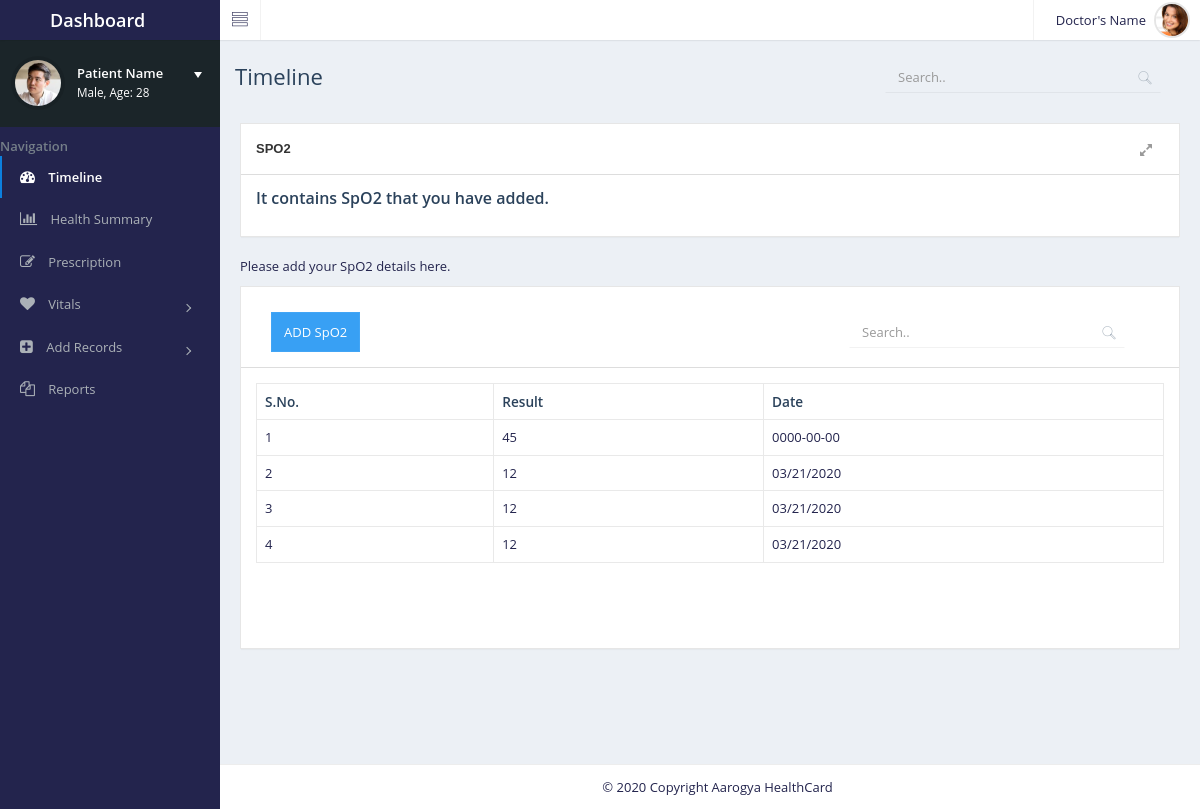
Screenshot of /spo2.php with the database file from the repository.
### tables this page shows
CREATE TABLE `u_spo2` (
  `sp_id` int(15) NOT NULL,
  `u_id` varchar(15) NOT NULL,
  `result` varchar(20) DEFAULT NULL,
  `udate` text,
  `notes` text
);

### spo2.php (the view, shortened to what this page needs)
<?php include "C:/xampp/htdocs/New folder/aarogyahealth-master/dashboard/dbconnect.php"?>
<?php
    $disp=$mysqli->query("SELECT * from u_spo2");
?>
<!DOCTYPE html>
<html lang="en">
<head>
    <link href="assets/plugins/bootstrap/css/bootstrap.min.css" rel="stylesheet">
    <link href="assets/css/essentials.css" rel="stylesheet" type="text/css" />
    <link href="assets/css/layout.css" rel="stylesheet" type="text/css" />
    <link href="assets/css/jais.css" rel="stylesheet">
    <link href="assets/css/demo/jais-demo-icons.css" rel="stylesheet">
     <link href = "https://code.jquery.com/ui/1.10.4/themes/ui-lightness/jquery-ui.css" rel = "stylesheet">
</head>
<body>
    <div id="container" class="effect aside-float aside-bright mainnav-lg">
        <header id="navbar">
            <div id="navbar-container" class="boxed">
                <div class="navbar-header">
                    <a href="index.html" class="navbar-brand">
                        <div class="brand-title">
                            <span class="brand-text">Dashboard</span>
                        </div>
                    </a>
                </div>
                <div class="navbar-content clearfix">
                    <ul class="nav navbar-top-links pull-left">
                        <li class="tgl-menu-btn">
                            <a class="mainnav-toggle" href="#">
                                <i class="demo-pli-view-list"></i>
                            </a>
                        </li>
                    </ul>
                    <ul class="nav navbar-top-links pull-right">
                        <li id="dropdown-user" class="dropdown">
                            <a href="#" data-toggle="dropdown" class="dropdown-toggle text-right">
                                <span class="pull-right">
                                    <img class="img-circle img-user media-object" src="assets/images/9.png" alt="Profile Picture">
                                </span>
                                <div class="username hidden-xs">Doctor's Name</div>
                            </a>
                        </li>
                    </ul>
                </div>
            </div>
        </header>
        <div class="boxed">
            <div id="content-container">
                <div id="page-title">
                    <h1 class="page-header text-overflow">Timeline</h1>
                    <div class="searchbox">
                        <div class="input-group custom-search-form">
                            <input type="text" class="form-control" placeholder="Search..">
                            <span class="input-group-btn">
                                <button class="text-muted" type="button"><i class="demo-pli-magnifi-glass"></i></button>
                            </span>
                        </div>
                    </div>
                </div>
                <div id="content" class="dashboard padding-20">
                    <div id="panel-1" class="panel panel-default">
                        <div class="panel-heading">
                            <span class="title elipsis">
                                <strong style="text-transform: uppercase;font-weight: bold;">SpO2</strong>
                            </span>
                            <ul class="options pull-right list-inline">
                                <li><a href="#" class="opt panel_fullscreen hidden-xs" data-toggle="tooltip" title="Fullscreen" data-placement="bottom"><i class="fa fa-expand"></i></a></li>
                            </ul>
                        </div>
                        <div class="panel-body">
                            <h4>It contains SpO2 that you have added.</h4>
                        </div>
                    </div>
                <p>Please add your SpO2 details here.</p>
                    <div id="panel-1" class="panel panel-default" >
                        <div class="panel-heading">
                               <div id="page-title">
                                 <button type="button" class="btn btn-primary" data-toggle="modal" data-target="#myModal">ADD SpO2</button>
                    <br>
                    <div class="searchbox">
                        <div class="input-group custom-search-form">
                            <input type="text" class="form-control" placeholder="Search..">
                            <span class="input-group-btn">
                                <button class="text-muted" type="button"><i class="demo-pli-magnifi-glass"></i></button>
                            </span>
                        </div>
                    </div>
                </div>
                        </div>
                        <div class="panel-body">
                            <div id="flot-sales" class="fullwidth height-250">
                            <div class="table-responsive">
                                <?php
                               echo "<table class='table table-bordered table-hover'>
                                        <tr>
                                            <th>S.No.</th>
                                            <th>Result</th>
                                            <th>Date</th>
                                        </tr>";
                                        while($row=mysqli_fetch_array($disp))
                                        {
                                            echo "<tr>";
                                            echo "<td>".$row['sp_id']."</td>";
                                            echo "<td>".$row['result']."</td>";
                                             echo "<td>".$row['udate']."</td>";
                                            echo "</tr>";
                                        }
                                        echo "</table>";
                                        ?>
                                </div>
                            </div>
                        </div>
                    </div>
                </div>
            </div>
            <nav id="mainnav-container">
                <div id="mainnav">
                    <div id="mainnav-menu-wrap">
                        <div class="nano">
                            <div class="nano-content">
                                <div id="mainnav-profile" class="mainnav-profile">
                                    <div class="profile-wrap">
                                        <div class="pad-btm">
                                        <a href="#profile-nav" class="box-block" data-toggle="collapse" aria-expanded="false">
                                            <span class="pull-right dropdown-toggle">
                                                <i class="dropdown-caret"></i>
                                            </span>
                                            <p class="mnp-name">Patient Name</p>
                                            <span class="mnp-desc">Male, Age: 28</span>
                                        </a>
                                            <img class="img-circle img-sm img-border" src="assets/images/2.png" alt="Profile Picture">
                                        </div>
                                    </div>
                                </div>
                           <ul id="mainnav-menu" class="list-group">
                                    <li class="list-header">Navigation</li>
                                    <li class="active-link">
                                        <a href="index.php">
                                            <i class="fa fa-tachometer"></i>
                                            <span class="menu-title">
                                                <strong>Timeline</strong>
                                            </span>
                                        </a>
                                    </li>
                                    <li>
                                        <a href="#">
                                            <i class="fa fa-bar-chart"></i>
                                            <span class="menu-title">Health Summary</span>
                                        </a>
                                    </li>
                                        <li>
                                        <a href="prescription.html">
                                            <i class="fa fa-pencil-square-o"></i>
                                            <span class="menu-title">Prescription</span>
                                        </a>
                                    </li>
                                     <li>
                                        <a href="#">
                                            <i class="fa fa-heart"></i>
                                            <span class="menu-title">Vitals</span>
                                            <i class="arrow"></i>
                                        </a>
                                    </li>
                                    <li>
                                        <a href="#">
                                            <i class="fa fa-plus-square"></i>
                                            <span class="menu-title">Add Records</span>
                                            <i class="arrow"></i>
                                        </a>
                                    </li>
                                    <li>
                                        <a href="#">
                                            <i class="fa fa-files-o"></i>
                                            <span class="menu-title">Reports</span>
                                        </a>
                                    </li>
                                        </ul>
                                    </div>
                                </div>
                    </div>
                </div>
            </nav>
        </div>
        <footer id="footer">
            <p class="pad-lft">&#0169; 2020 Copyright Aarogya HealthCard</p>
        </footer>
        <button class="scroll-top btn">
        </button>
    </div>
</body>
</html>

### assets/css/layout.css (style rules this page uses)
html, body { background:#f1f2f7; }
body { color:#3e3f77; height:100%; direction: ltr; overflow-x:hidden; font-size:14px; font-family:'Open Sans', Arial, sans-serif; }
body { height:100%; }
.dashboard .panel { border:#e6e6e6 1px solid; -webkit-box-shadow: 0 2px 1px -1px rgba(0, 0, 0, 0.03); -moz-box-shadow: 0 2px 1px -1px rgba(0, 0, 0, 0.03); box-shadow: 0 2px 1px -1px rgba(0, 0, 0, 0.03); }

### rows the page displays
u_spo2: sp_id "1", result "45", udate "0000-00-00"
u_spo2: sp_id "2", result "12", udate "03/21/2020"
u_spo2: sp_id "3", result "12", udate "03/21/2020"
u_spo2: sp_id "4", result "12", udate "03/21/2020"
